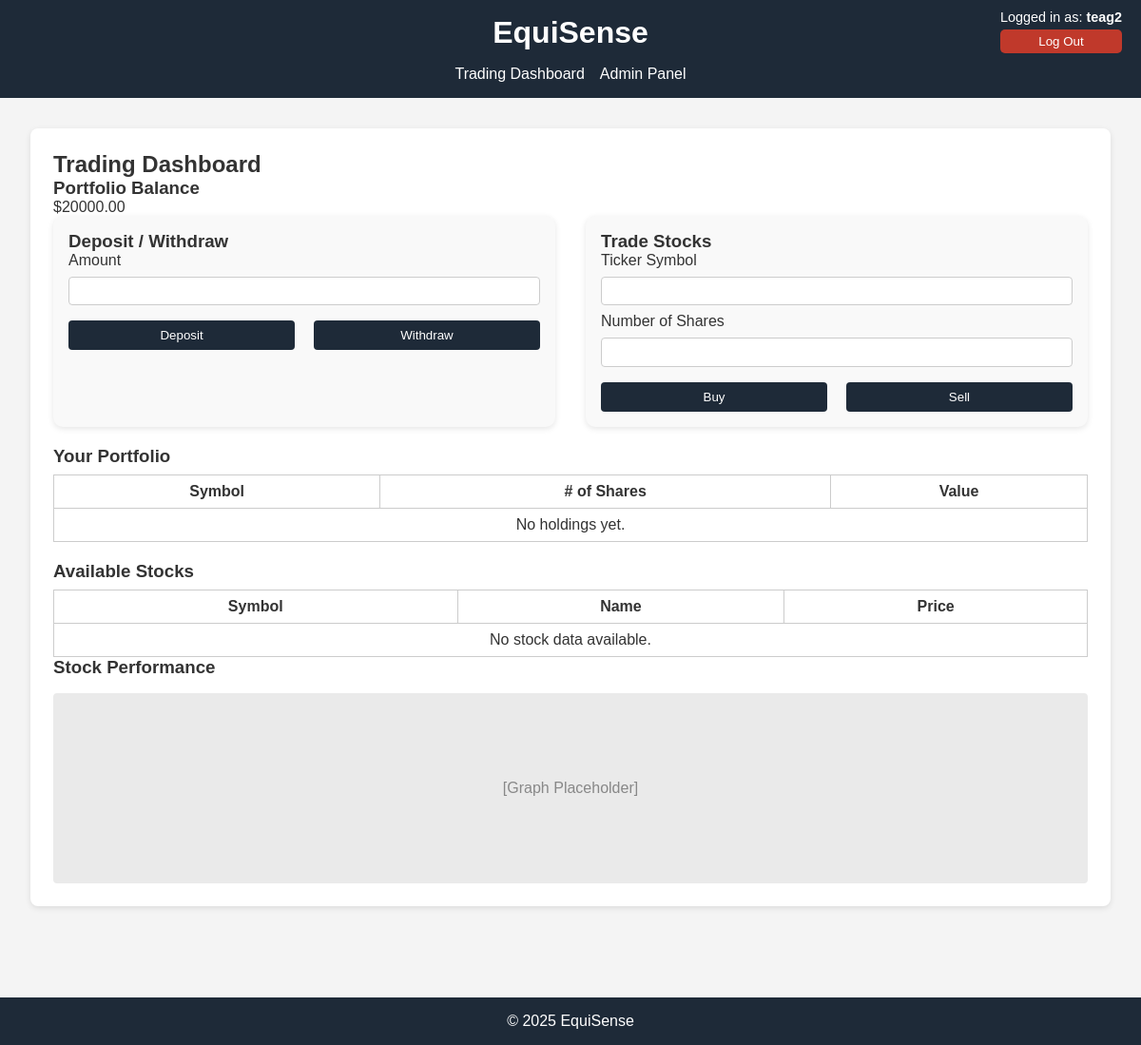
Page /dashboard/1 on the earlier database version.
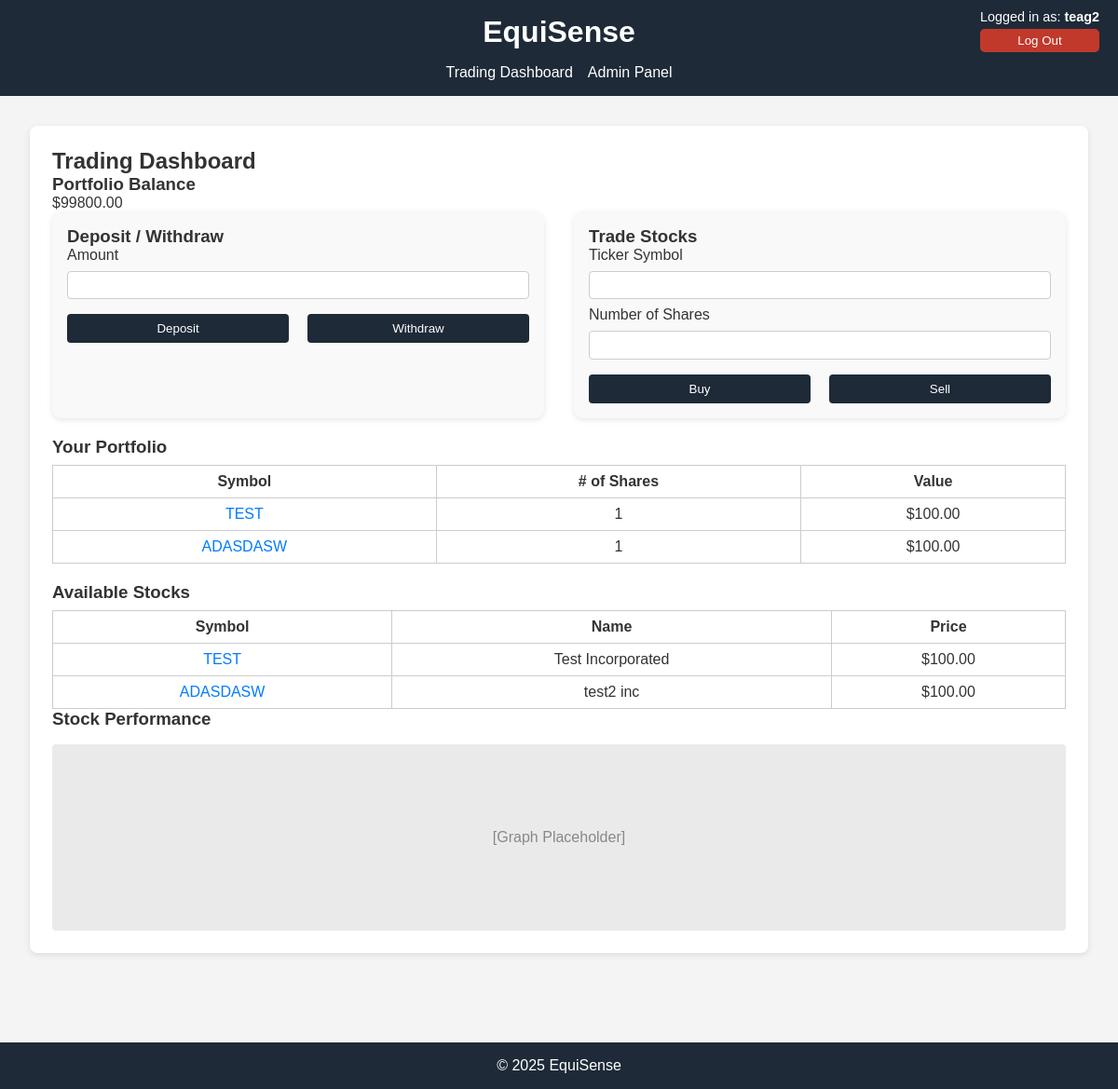
Same page on the later database version.
### tables this page shows
CREATE TABLE users (
    user_id INTEGER PRIMARY KEY AUTOINCREMENT,
    username TEXT NOT NULL UNIQUE,
    email TEXT NOT NULL UNIQUE,
    balance REAL DEFAULT 0.0
);

CREATE TABLE portfolio (
    portfolio_id integer primary key autoincrement,
    user_id integer not null,
    stock_id integer not null,
    quantity integer not null check (quantity >= 0),
    unique(user_id, stock_id),
    foreign key (user_id) references users(user_id),
    foreign key (stock_id) references stocks(stock_id)
);

CREATE TABLE stocks (
    stock_id INTEGER PRIMARY KEY AUTOINCREMENT,
    symbol TEXT NOT NULL UNIQUE,
    company_name TEXT NOT NULL,
    price REAL NOT NULL
);

### app.py (the view)
@app.route('/dashboard/<int:user_id>')
def dashboard(user_id):
    conn = get_db_connection()
    user = conn.execute('SELECT * FROM users WHERE user_id = ?', (user_id,)).fetchone()
    if not user:
        flash("User not found.", "error")
        conn.close()
        return redirect(url_for('login'))
    holdings = conn.execute('''
        SELECT s.symbol, p.quantity AS shares, (p.quantity * s.price) AS value
        FROM portfolio p
        JOIN stocks s ON p.stock_id = s.stock_id
        WHERE p.user_id = ?
    ''', (user_id,)).fetchall()
    stock_list = conn.execute('SELECT symbol, company_name AS name, price FROM stocks').fetchall()
    conn.close()
    return render_template(
        'dashboard.html',
        user=user,
        balance=user['balance'],
        holdings=holdings,
        stock_list=stock_list,
        user_id=user_id
)

### app.py (called while the page is built)
def get_db_connection():
    conn = sqlite3.connect(DB_NAME)
    conn.row_factory = sqlite3.Row
    return conn

### templates/dashboard.html (shortened to what this page needs)
<!DOCTYPE html>
<html lang="en">
<head>
  <link rel="stylesheet" href="{{ url_for('static', filename='styles.css') }}">
</head>
<body>
<header>
  <h1>EquiSense</h1>
  <nav>
    <ul>
      <li><a href="{{ url_for('dashboard', user_id=user_id) }}">Trading Dashboard</a></li>
      <li><a href="{{ url_for('admin') }}">Admin Panel</a></li>
    </ul>
  </nav>
  <div class="user-info">
    <p>Logged in as: <strong>{{ user['username'] }}</strong></p>
    <form action="{{ url_for('logout') }}" method="post">
      <button type="submit">Log Out</button>
    </form>
  </div>
</header>
<main>
  <section class="panel">
    <h2>Trading Dashboard</h2>
    <div class="portfolio">
      <h3>Portfolio Balance</h3>
      <p>${{ "%.2f"|format(balance) }}</p>
    </div>
    <div class="form-section">
      <div class="depositwithdraw">
        <h3>Deposit / Withdraw</h3>
        <form action="{{ url_for('depositwithdraw', user_id=user_id) }}" method="post">
          <label for="account-amount">Amount</label>
          <input type="number" id="account-amount" name="amount" step="0.01" required>
          <div class="button-row">
            <button type="submit" name="action" value="deposit">Deposit</button>
            <button type="submit" name="action" value="withdraw">Withdraw</button>
          </div>
        </form>
      </div>
      <div class="trade-actions">
        <h3>Trade Stocks</h3>
        <form action="{{ url_for('trade', user_id=user_id) }}" method="post">
          <label for="symbol">Ticker Symbol</label>
          <input type="text" id="symbol" name="symbol" required>
          <label for="shares">Number of Shares</label>
          <input type="number" id="shares" name="shares" min="1" required>
          <div class="button-row">
            <button type="submit" name="action" value="buy">Buy</button>
            <button type="submit" name="action" value="sell">Sell</button>
          </div>
        </form>
      </div>
    </div>
    <div class="holdings">
      <h3>Your Portfolio</h3>
      <table>
        <tr>
          <th>Symbol</th>
          <th># of Shares</th>
          <th>Value</th>
        </tr>
        {% if holdings %}
          {% for stock in holdings %}
          <tr>
            <td><a href="#" class="fill-symbol" data-symbol="{{ stock.symbol }}">{{ stock.symbol }}</a></td>
            <td>{{ stock.shares }}</td>
            <td>${{ "%.2f"|format(stock.value) }}</td>
          </tr>
          {% endfor %}
        {% else %}
          <tr>
            <td colspan="3">No holdings yet.</td>
          </tr>
        {% endif %}
      </table>
    </div>
    <div class="stock-list">
      <h3>Available Stocks</h3>
      <table>
        <tr>
          <th>Symbol</th>
          <th>Name</th>
          <th>Price</th>
        </tr>
        {% if stock_list %}
          {% for stock in stock_list %}
          <tr>
            <td><a href="#" class="fill-symbol" data-symbol="{{ stock.symbol }}">{{ stock.symbol }}</a></td>
            <td>{{ stock.name }}</td>
            <td>${{ "%.2f"|format(stock.price) }}</td>
          </tr>
          {% endfor %}
        {% else %}
          <tr>
            <td colspan="3">No stock data available.</td>
          </tr>
        {% endif %}
      </table>
    </div>
    <div class="stock-performance">
      <h3>Stock Performance</h3>
      <div class="chart-placeholder">[Graph Placeholder]</div>
    </div>
  </section>
</main>
  <footer>
    <p>&copy; 2025 EquiSense</p>
  </footer>
</body>
</html>

### static/styles.css (style rules this page uses)
* { margin: 0; padding: 0; box-sizing: border-box; font-family: Arial, sans-serif; }
body { background-color: #f4f4f4; color: #333; }
header { background: #1e2a38; color: #fff; padding: 1em; text-align: center; }
header h1 { margin-bottom: 0.5em; }
nav ul { list-style: none; display: flex; justify-content: center; gap: 1em; }
nav a { color: #fff; text-decoration: none; }
main { padding: 2em; }
.panel { background: #fff; padding: 1.5em; margin-bottom: 2em; border-radius: 8px; box-shadow: 0 2px 6px rgba(0,0,0,0.1); }
form { display: flex; flex-direction: column; gap: 0.5em; }
input { padding: 0.5em; border: 1px solid #ccc; border-radius: 4px; }
button { padding: 0.6em 1em; border: none; background: #1e2a38; color: #fff; border-radius: 4px; cursor: pointer; }
table { width: 100%; border-collapse: collapse; margin-top: 0.5em; }
table, th, td { border: 1px solid #ccc; text-align: center; padding: 0.5em; }
.chart-placeholder { margin-top: 1em; height: 200px; background: #eaeaea; display: flex; align-items: center; justify-content: center; color: #888; border-radius: 4px; }
footer { text-align: center; padding: 1em; background: #1e2a38; color: #fff; margin-top: 2em; }
.form-section { display: flex; flex-wrap: wrap; justify-content: space-between; gap: 2rem; }
.form-section > div { flex: 1 1 45%; background-color: #f9f9f9; padding: 1rem; border-radius: 10px; box-shadow: 0 2px 6px rgba(0, 0, 0, 0.1); }
.button-row { display: flex; justify-content: space-between; margin-top: 0.5rem; }
.button-row button { width: 48%; }
.stock-list, .holdings { margin-top: 20px; }
.stock-list table, .holdings table { width: 100%; border-collapse: collapse; }
.stock-list th, .stock-list td, .holdings th, .holdings td { border: 1px solid #ccc; padding: 8px; text-align: center; }
.fill-symbol { color: #007bff; text-decoration: none; }
.user-info { position: absolute; top: 10px; right: 20px; text-align: right; }
.user-info p { margin: 0; font-size: 0.9rem; }
.user-info button { margin-top: 5px; padding: 5px 10px; border: none; background-color: #c0392b; color: white; cursor: pointer; border-radius: 5px; }

Differences in the rows shown:
changed users "teag2": balance "20000.00" → "99800.00"
added portfolio: symbol "TEST", shares "1", value "100.00"
added portfolio: symbol "ADASDASW", shares "1", value "100.00"
added stocks: symbol "TEST", name "Test Incorporated", price "100.00"
added stocks: symbol "ADASDASW", name "test2 inc", price "100.00"
Other differences:
text no longer shown: "No holdings yet. No stock data available."
